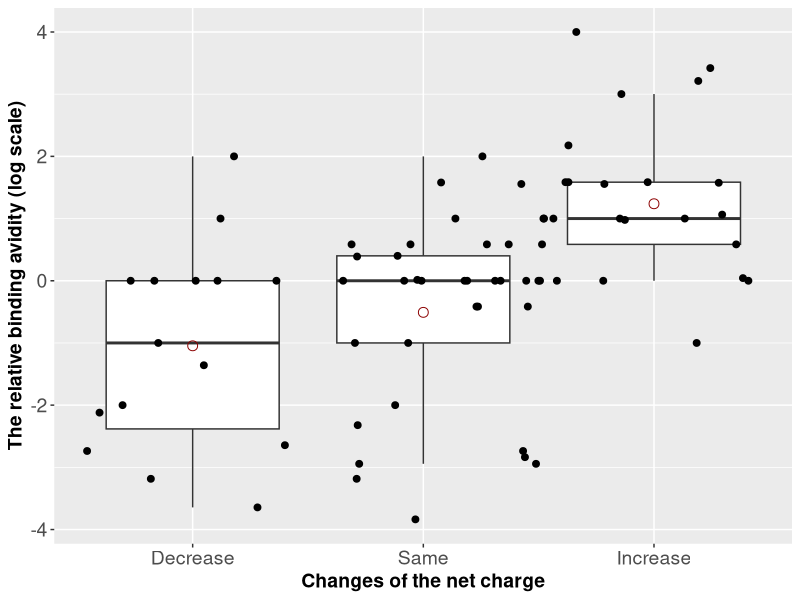

The R script that drew this image:
setwd("E:/Documents/Github/BindingAnal/validate_netcharge")
install.packages("ggplot2")
library('ggplot2');
# read the csv file
#M <- read.csv('RDE/MHensley.dat')
#M <- read.csv('RDE/MOthers.dat')
M <- read.csv('RDE/MTotal.dat')

#M <- read.csv('dat_netch_bindn.csv')
#Mnew <- read.csv('Mnewlist.dat')

# calculate the mean
means <- aggregate(M[,4] ~  M[,5], M, mean)

# plot the netcharge data
ggplot(M,aes(factor(M[,5]), M[,4])) +
  #scale_size_area() +
  xlab('Changes of the net charge') +
  ylab('The relative binding avidity (log scale)') +
  geom_boxplot(outlier.colour=NA) + 
  geom_jitter(width=.5, height=0, size=2) + 
  stat_summary(fun.y=mean, colour="darkred", geom="point", shape=1, size=3, show.legend = FALSE) +
  scale_x_discrete(breaks=c(-1, 0, 1), labels=c("Decrease", "Same", "Increase")) +
  theme(axis.text=element_text(size=14), axis.title=element_text(size=14,face="bold"))


# anova for netcharge
fm1 <- aov(M[,4] ~ M[,5])
anova(fm1)